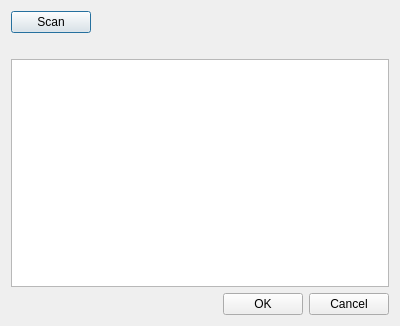
<?xml version="1.0" encoding="UTF-8"?>
<ui version="4.0">
 <class>BluetoothWindow</class>
 <widget class="QDialog" name="BluetoothWindow">
  <property name="windowModality">
   <enum>Qt::ApplicationModal</enum>
  </property>
  <property name="geometry">
   <rect>
    <x>0</x>
    <y>0</y>
    <width>400</width>
    <height>326</height>
   </rect>
  </property>
  <property name="windowTitle">
   <string>Bluetooth</string>
  </property>
  <property name="modal">
   <bool>true</bool>
  </property>
  <layout class="QVBoxLayout" name="verticalLayout">
   <item>
    <widget class="QFrame" name="frame">
     <property name="frameShape">
      <enum>QFrame::NoFrame</enum>
     </property>
     <property name="frameShadow">
      <enum>QFrame::Raised</enum>
     </property>
     <layout class="QHBoxLayout" name="horizontalLayout_2">
      <property name="margin">
       <number>0</number>
      </property>
      <item>
       <widget class="QPushButton" name="btnScan">
        <property name="sizePolicy">
         <sizepolicy hsizetype="Fixed" vsizetype="Fixed">
          <horstretch>0</horstretch>
          <verstretch>0</verstretch>
         </sizepolicy>
        </property>
        <property name="text">
         <string>Scan</string>
        </property>
       </widget>
      </item>
      <item>
       <spacer name="horizontalSpacer">
        <property name="orientation">
         <enum>Qt::Horizontal</enum>
        </property>
        <property name="sizeHint" stdset="0">
         <size>
          <width>40</width>
          <height>20</height>
         </size>
        </property>
       </spacer>
      </item>
     </layout>
    </widget>
   </item>
   <item>
    <widget class="QLabel" name="label">
     <property name="text">
      <string/>
     </property>
    </widget>
   </item>
   <item>
    <widget class="QTableView" name="colDiscoveredDevices">
     <property name="editTriggers">
      <set>QAbstractItemView::NoEditTriggers</set>
     </property>
     <property name="selectionMode">
      <enum>QAbstractItemView::SingleSelection</enum>
     </property>
     <property name="selectionBehavior">
      <enum>QAbstractItemView::SelectRows</enum>
     </property>
     <attribute name="horizontalHeaderHighlightSections">
      <bool>false</bool>
     </attribute>
     <attribute name="verticalHeaderHighlightSections">
      <bool>false</bool>
     </attribute>
    </widget>
   </item>
   <item>
    <widget class="QFrame" name="frame_2">
     <property name="frameShape">
      <enum>QFrame::NoFrame</enum>
     </property>
     <property name="frameShadow">
      <enum>QFrame::Raised</enum>
     </property>
     <layout class="QHBoxLayout" name="horizontalLayout">
      <property name="margin">
       <number>0</number>
      </property>
      <item>
       <spacer name="horizontalSpacer_2">
        <property name="orientation">
         <enum>Qt::Horizontal</enum>
        </property>
        <property name="sizeHint" stdset="0">
         <size>
          <width>40</width>
          <height>20</height>
         </size>
        </property>
       </spacer>
      </item>
      <item>
       <widget class="QPushButton" name="btnOk">
        <property name="text">
         <string>OK</string>
        </property>
       </widget>
      </item>
      <item>
       <widget class="QPushButton" name="btnCancel">
        <property name="text">
         <string>Cancel</string>
        </property>
       </widget>
      </item>
     </layout>
    </widget>
   </item>
  </layout>
 </widget>
 <resources/>
 <connections/>
</ui>
